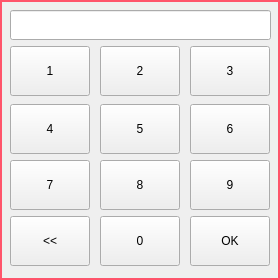
<?xml version="1.0" encoding="UTF-8"?>
<ui version="4.0">
 <class>saas_guide_num_key</class>
 <widget class="QDialog" name="saas_guide_num_key">
  <property name="geometry">
   <rect>
    <x>0</x>
    <y>0</y>
    <width>280</width>
    <height>280</height>
   </rect>
  </property>
  <property name="windowTitle">
   <string>Dialog</string>
  </property>
  <widget class="QFrame" name="frame">
   <property name="geometry">
    <rect>
     <x>0</x>
     <y>0</y>
     <width>280</width>
     <height>280</height>
    </rect>
   </property>
   <property name="styleSheet">
    <string notr="true">QFrame{
border:2px solid #ff546b;
}</string>
   </property>
   <property name="frameShape">
    <enum>QFrame::StyledPanel</enum>
   </property>
   <property name="frameShadow">
    <enum>QFrame::Raised</enum>
   </property>
   <widget class="QLineEdit" name="lineEdit">
    <property name="geometry">
     <rect>
      <x>10</x>
      <y>10</y>
      <width>261</width>
      <height>30</height>
     </rect>
    </property>
   </widget>
   <widget class="public_pushbutton_numkey" name="pushButton_7">
    <property name="geometry">
     <rect>
      <x>100</x>
      <y>46</y>
      <width>80</width>
      <height>50</height>
     </rect>
    </property>
    <property name="focusPolicy">
     <enum>Qt::NoFocus</enum>
    </property>
    <property name="text">
     <string>2</string>
    </property>
    <property name="outer_stylesheet" stdset="0">
     <string>pushbutton_key</string>
    </property>
   </widget>
   <widget class="public_pushbutton_numkey" name="pushButton_10">
    <property name="geometry">
     <rect>
      <x>190</x>
      <y>104</y>
      <width>80</width>
      <height>50</height>
     </rect>
    </property>
    <property name="focusPolicy">
     <enum>Qt::NoFocus</enum>
    </property>
    <property name="text">
     <string>6</string>
    </property>
    <property name="outer_stylesheet" stdset="0">
     <string>pushbutton_key</string>
    </property>
   </widget>
   <widget class="public_pushbutton_numkey" name="pushButton_12">
    <property name="geometry">
     <rect>
      <x>190</x>
      <y>46</y>
      <width>80</width>
      <height>50</height>
     </rect>
    </property>
    <property name="focusPolicy">
     <enum>Qt::NoFocus</enum>
    </property>
    <property name="text">
     <string>3</string>
    </property>
    <property name="outer_stylesheet" stdset="0">
     <string>pushbutton_key</string>
    </property>
   </widget>
   <widget class="public_pushbutton_numkey" name="pushButton">
    <property name="geometry">
     <rect>
      <x>10</x>
      <y>46</y>
      <width>80</width>
      <height>50</height>
     </rect>
    </property>
    <property name="focusPolicy">
     <enum>Qt::NoFocus</enum>
    </property>
    <property name="text">
     <string>1</string>
    </property>
    <property name="outer_stylesheet" stdset="0">
     <string>pushbutton_key</string>
    </property>
   </widget>
   <widget class="public_pushbutton_numkey" name="pushButton_5">
    <property name="geometry">
     <rect>
      <x>100</x>
      <y>216</y>
      <width>80</width>
      <height>50</height>
     </rect>
    </property>
    <property name="focusPolicy">
     <enum>Qt::NoFocus</enum>
    </property>
    <property name="text">
     <string>0</string>
    </property>
    <property name="outer_stylesheet" stdset="0">
     <string>pushbutton_key</string>
    </property>
   </widget>
   <widget class="public_pushbutton_numkey" name="pushButton_6">
    <property name="geometry">
     <rect>
      <x>100</x>
      <y>104</y>
      <width>80</width>
      <height>50</height>
     </rect>
    </property>
    <property name="focusPolicy">
     <enum>Qt::NoFocus</enum>
    </property>
    <property name="text">
     <string>5</string>
    </property>
    <property name="outer_stylesheet" stdset="0">
     <string>pushbutton_key</string>
    </property>
   </widget>
   <widget class="QPushButton" name="pushButton_4">
    <property name="geometry">
     <rect>
      <x>10</x>
      <y>216</y>
      <width>80</width>
      <height>50</height>
     </rect>
    </property>
    <property name="focusPolicy">
     <enum>Qt::NoFocus</enum>
    </property>
    <property name="text">
     <string>&lt;&lt;</string>
    </property>
    <property name="autoRepeat">
     <bool>true</bool>
    </property>
    <property name="outer_stylesheet" stdset="0">
     <string>pushbutton_key</string>
    </property>
   </widget>
   <widget class="public_pushbutton_numkey" name="pushButton_2">
    <property name="geometry">
     <rect>
      <x>10</x>
      <y>104</y>
      <width>80</width>
      <height>50</height>
     </rect>
    </property>
    <property name="focusPolicy">
     <enum>Qt::NoFocus</enum>
    </property>
    <property name="text">
     <string>4</string>
    </property>
    <property name="outer_stylesheet" stdset="0">
     <string>pushbutton_key</string>
    </property>
   </widget>
   <widget class="public_pushbutton_numkey" name="pushButton_3">
    <property name="geometry">
     <rect>
      <x>10</x>
      <y>160</y>
      <width>80</width>
      <height>50</height>
     </rect>
    </property>
    <property name="focusPolicy">
     <enum>Qt::NoFocus</enum>
    </property>
    <property name="text">
     <string>7</string>
    </property>
    <property name="outer_stylesheet" stdset="0">
     <string>pushbutton_key</string>
    </property>
   </widget>
   <widget class="public_pushbutton_numkey" name="pushButton_9">
    <property name="geometry">
     <rect>
      <x>190</x>
      <y>160</y>
      <width>80</width>
      <height>50</height>
     </rect>
    </property>
    <property name="focusPolicy">
     <enum>Qt::NoFocus</enum>
    </property>
    <property name="text">
     <string>9</string>
    </property>
    <property name="outer_stylesheet" stdset="0">
     <string>pushbutton_key</string>
    </property>
   </widget>
   <widget class="public_pushbutton_numkey" name="pushButton_8">
    <property name="geometry">
     <rect>
      <x>100</x>
      <y>160</y>
      <width>80</width>
      <height>50</height>
     </rect>
    </property>
    <property name="focusPolicy">
     <enum>Qt::NoFocus</enum>
    </property>
    <property name="text">
     <string>8</string>
    </property>
    <property name="outer_stylesheet" stdset="0">
     <string>pushbutton_key</string>
    </property>
   </widget>
   <widget class="QPushButton" name="pushButton_11">
    <property name="geometry">
     <rect>
      <x>190</x>
      <y>216</y>
      <width>80</width>
      <height>50</height>
     </rect>
    </property>
    <property name="focusPolicy">
     <enum>Qt::NoFocus</enum>
    </property>
    <property name="text">
     <string>OK</string>
    </property>
    <property name="outer_stylesheet" stdset="0">
     <string>pushbutton_key</string>
    </property>
   </widget>
  </widget>
 </widget>
 <customwidgets>
  <customwidget>
   <class>public_pushbutton_numkey</class>
   <extends>QPushButton</extends>
   <header>public_pushbutton_numkey.h</header>
  </customwidget>
 </customwidgets>
 <resources/>
 <connections/>
</ui>
